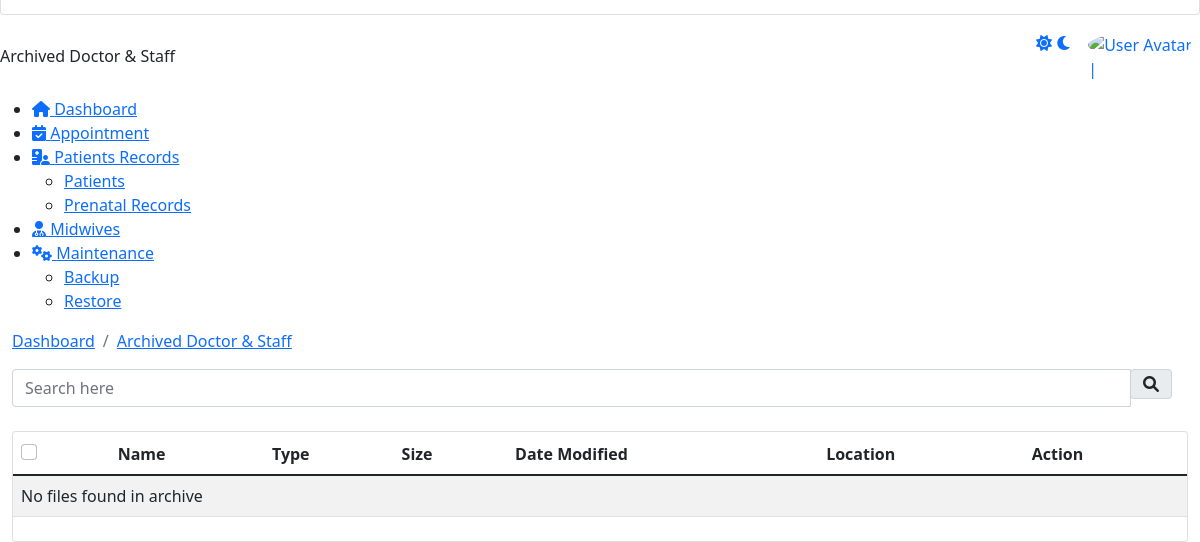
Page /admin/archive_file.php (lower part) on the earlier database version.
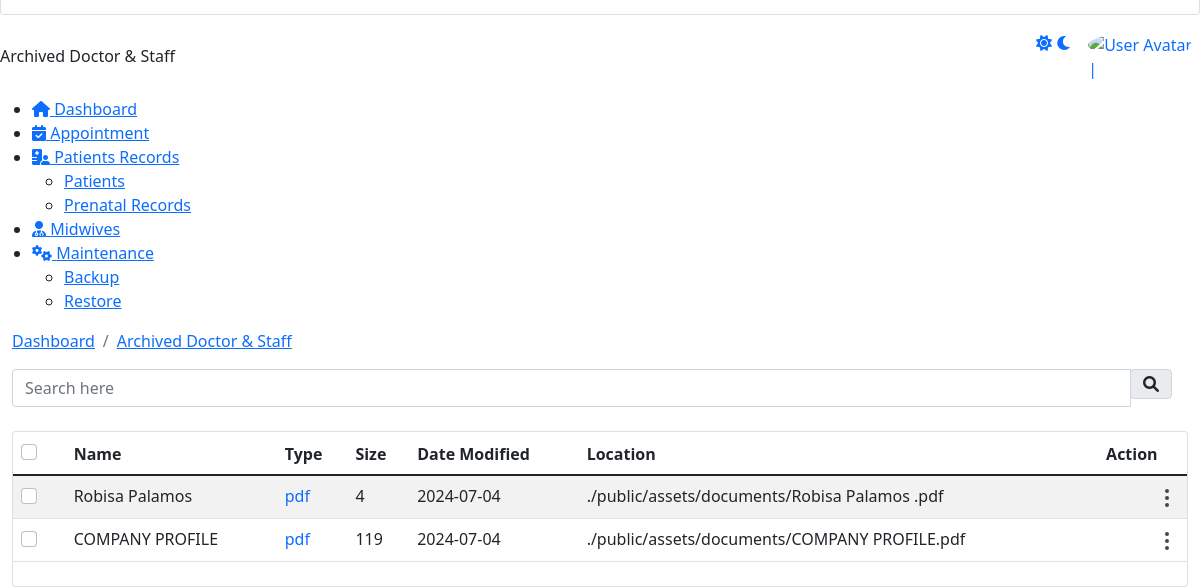
Same page on the later database version.
### tables this page shows
CREATE TABLE `archive_pfiles` (
  `arc_pfile_id` bigint(20) unsigned NOT NULL AUTO_INCREMENT,
  `file_id` int(11) DEFAULT NULL,
  `file_name` varchar(255) DEFAULT NULL,
  `file_type` varchar(50) DEFAULT NULL,
  `file_size` int(11) DEFAULT NULL,
  `date_of_insertion` date DEFAULT NULL,
  `save_path` varchar(255) DEFAULT NULL,
  `FamilyRec_Id` int(11) DEFAULT NULL,
  `history_id` int(11) DEFAULT NULL,
  PRIMARY KEY (`arc_pfile_id`),
  KEY `file_id` (`file_id`),
  KEY `FamilyRec_Id` (`FamilyRec_Id`),
  KEY `history_id` (`history_id`)
);

### admin/archive_file.php (the view, shortened to what the changed rows need)
<!DOCTYPE html>
<html lang="en">
    <head>
		 <link href="https://eres.dexignzone.com/codeigniter/demo/public/assets/vendor/owl-carousel/owl.carousel.css" rel="stylesheet" type="text/css"/>
		 <link href="https://eres.dexignzone.com/codeigniter/demo/public/assets/vendor/clockpicker/css/bootstrap-clockpicker.min.css" rel="stylesheet" type="text/css"/>
		 <link href="https://eres.dexignzone.com/codeigniter/demo/public/assets/vendor/bootstrap-datetimepicker/css/bootstrap-datetimepicker.min.css" rel="stylesheet" type="text/css"/>
		 <link href="https://eres.dexignzone.com/codeigniter/demo/public/assets/vendor/bootstrap-datetimepicker-master/css/bootstrap-datetimepicker.min.css" rel="stylesheet" type="text/css"/>
		 <link href="https://eres.dexignzone.com/codeigniter/demo/public/assets/vendor/datatables/css/jquery.dataTables.min.css" rel="stylesheet" type="text/css"/>
		 <link href="https://eres.dexignzone.com/codeigniter/demo/public/assets/vendor/bootstrap-select/dist/css/bootstrap-select.min.css" rel="stylesheet" type="text/css"/>
    <link class="main-css" href="https://eres.dexignzone.com/codeigniter/demo/public/assets/css/style.css" rel="stylesheet" type="text/css"/>
	<link rel="stylesheet" href="https://cdnjs.cloudflare.com/ajax/libs/font-awesome/6.5.1/css/all.min.css" />
</head>
<body>
    <div id="main-wrapper">
				<?php
				include './template/header2.php';
				?>
<?php
include './template/sidebar.php';
?>
<div class="content-body">
	<div class="container-fluid">
		<div class="row">
			<div class="col-xl-12">
				<div class="card">
					<div class="card-body p-0">
						<div class="table-responsive">
							<table id="example5" class="table table-striped patient-list mb-4 dataTablesCard fs-14">
								<thead>
									<tr>
										<th>
											<div class="checkbox text-end align-self-center">
												<div class="form-check custom-checkbox ">
													<input type="checkbox" class="form-check-input" id="checkAll" required="">
												</div>
											</div>
										</th>
                                        <th scope="col">Name</th>
                                        <th scope="col">Type</th>
                                        <th scope="col">Size</th>
                                        <th scope="col">Date Modified</th>
                                        <th scope="col">Location</th>
                                        <th scope="col">Action</th>
									</tr>
								</thead>
                                <tbody>
                                    <?php
                                    include ('./connection/conn.php');
                                    $query = "SELECT * FROM archive_pfiles";
                                    $result = mysqli_query($conn, $query);
                                    if (mysqli_num_rows($result) > 0) {
                                        while ($row = mysqli_fetch_assoc($result)) {
                                            echo "<tr>";
                                            echo "<td>";
                                            echo '<div class="checkbox text-end align-self-center">';
                                            echo '<div class="form-check custom-checkbox">';
                                            echo '<input type="checkbox" class="form-check-input" id="customCheckBox1" required>';
                                            echo '</div>';
                                            echo '</div>';
                                            echo '</td>';
                                            echo '<td class="file-name">' . pathinfo($row['file_name'], PATHINFO_FILENAME) . '</td>';
                                            echo '<td class="text-primary">' . $row['file_type'] . '</td>';
                                            echo '<td>' . $row['file_size'] . '</td>';
                                            echo '<td>' . $row['date_of_insertion'] . '</td>';
                                            echo '<td>' . $row['save_path'] . '</td>';
                                            echo "<td>
                                                    <div class='dropdown ms-auto c-pointer text-end'>
                                                        <div class='btn-link' data-bs-toggle='dropdown'>
                                                            <svg width='24' height='24' viewBox='0 0 24 24' fill='none' xmlns='http://www.w3.org/2000/svg'>
                                                            <path d='M12 11C11.4477 11 11 11.4477 11 12C11 12.5523 11.4477 13 12 13C12.5523 13 13 12.5523 13 12C13 11.4477 12.5523 11 12 11Z' stroke='#3E4954' stroke-width='2' stroke-linecap='round' stroke-linejoin='round'/>
                                                            <path d='M12 18C11.4477 18 11 18.4477 11 19C11 19.5523 11.4477 20 12 20C12.5523 20 13 19.5523 13 19C13 18.4477 12.5523 18 12 18Z' stroke='#3E4954' stroke-width='2' stroke-linecap='round' stroke-linejoin='round'/>
                                                            <path d='M12 4C11.4477 4 11 4.44772 11 5C11 5.55228 11.4477 6 12 6C12.5523 6 13 5.55228 13 5C13 4.44772 12.5523 4 12 4Z' stroke='#3E4954' stroke-width='2' stroke-linecap='round' stroke-linejoin='round'/>
                                                            </svg>
                                                        </div>
                                                        <div class='dropdown-menu dropdown-menu-right'>
                                                            <a class='dropdown-item' onclick='showRestoreConfirmation(" . $row['file_id'] . ")'>Restore</a>
															<a class='dropdown-item' onclick='showDeleteConfirmation(" . $row['file_id'] . ")'>Pernamently Delete</a>
                                                        </div>
                                                    </div>
                                                </td>";
                                                echo '</tr>';
                                        }
                                    } else {
                                        echo "<tr><td colspan='7'>No files found in archive</td></tr>";
                                    }
                                    ?>
                                    </tbody>
							</table>
						</div>
					</div>
				</div>
			</div>
		</div>
	</div>
</div>
	</div>
</body>
</html>

Differences in the rows shown:
added archive_pfiles: file_name "Robisa Palamos", file_type "pdf", file_size "4", date_of_insertion "2024-07-04", save_path "./public/assets/documents/Robisa Palamos .pdf"
added archive_pfiles: file_name "COMPANY PROFILE", file_type "pdf", file_size "119", date_of_insertion "2024-07-04", save_path "./public/assets/documents/COMPANY PROFILE.pdf"
Other differences:
text no longer shown: "No files found in archive"
